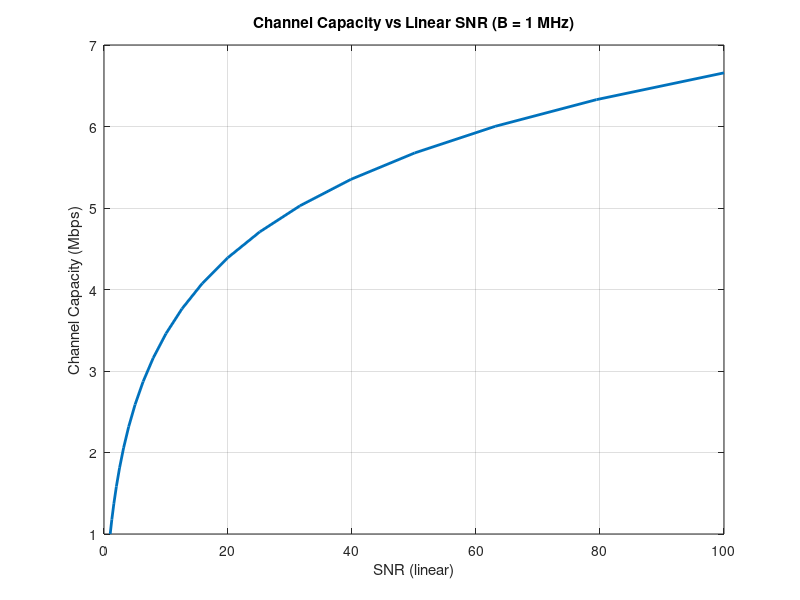
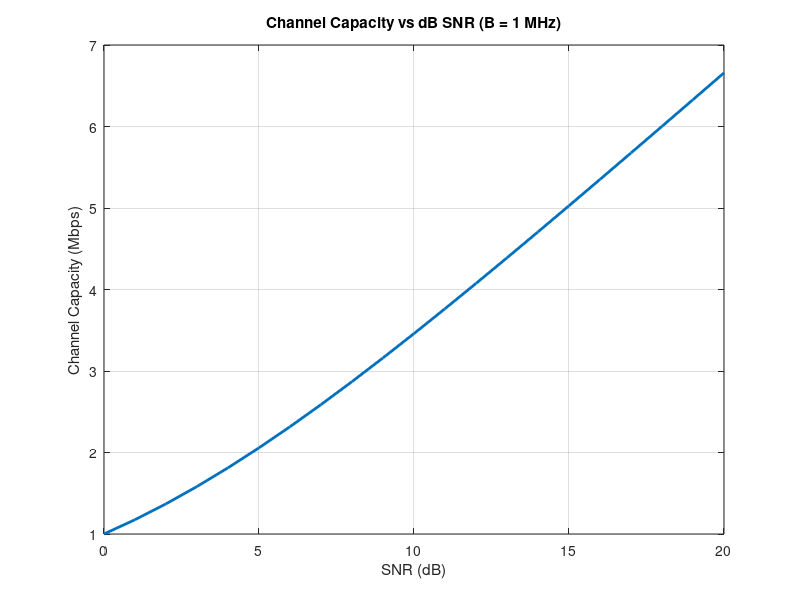

Write the MATLAB code that produced these figures, in order.
%% Parameters
% SNR range in dB
SNR_dB = 0:20;
% 1 MHz bandwidth in Hz
B = 1e6;

%% Calculations
% Convert SNR from dB to linear:
SNR_lin = 10.^(SNR_dB/10);

% Compute capacity in bits/s:
C_bits_s = B .* log2(1 + SNR_lin);

% Convert to Mbps:
C_Mbps = C_bits_s / 1e6;

%% Graphs
% Plot channel capacity vs. SNR (linear):
figure;
plot(SNR_lin, C_Mbps, 'LineWidth', 2);
xlabel('SNR (linear)');
ylabel('Channel Capacity (Mbps)');
title('Channel Capacity vs Linear SNR (B = 1 MHz)');
grid on;

% Plot channel capacity vs. SNR (dB):
figure;
plot(SNR_dB, C_Mbps, 'LineWidth', 2);
xlabel('SNR (dB)');
ylabel('Channel Capacity (Mbps)');
title('Channel Capacity vs dB SNR (B = 1 MHz)');
grid on;
